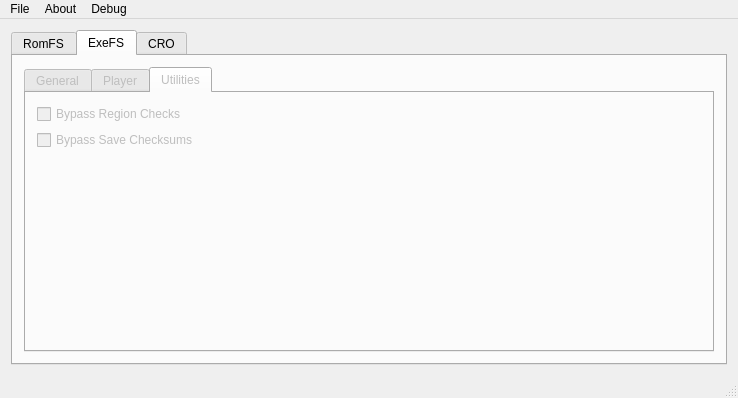
<?xml version="1.0" encoding="UTF-8"?>
<ui version="4.0">
 <class>MainWindow</class>
 <widget class="QMainWindow" name="MainWindow">
  <property name="geometry">
   <rect>
    <x>0</x>
    <y>0</y>
    <width>653</width>
    <height>398</height>
   </rect>
  </property>
  <property name="windowTitle">
   <string>ACNL REditor</string>
  </property>
  <widget class="QWidget" name="centralWidget">
   <layout class="QGridLayout" name="gridLayout_4">
    <item row="0" column="0">
     <widget class="QTabWidget" name="tabWidget">
      <property name="enabled">
       <bool>true</bool>
      </property>
      <property name="mouseTracking">
       <bool>false</bool>
      </property>
      <property name="toolTip">
       <string/>
      </property>
      <property name="currentIndex">
       <number>1</number>
      </property>
      <widget class="QWidget" name="tab_romfs">
       <property name="enabled">
        <bool>false</bool>
       </property>
       <attribute name="title">
        <string>RomFS</string>
       </attribute>
       <layout class="QGridLayout" name="gridLayout">
        <item row="0" column="0">
         <widget class="QPushButton" name="BTN_RandomItemPrice">
          <property name="text">
           <string>Item Price Randomiser</string>
          </property>
         </widget>
        </item>
        <item row="1" column="0">
         <spacer name="verticalSpacer">
          <property name="orientation">
           <enum>Qt::Vertical</enum>
          </property>
          <property name="sizeHint" stdset="0">
           <size>
            <width>20</width>
            <height>40</height>
           </size>
          </property>
         </spacer>
        </item>
        <item row="0" column="1">
         <spacer name="horizontalSpacer">
          <property name="orientation">
           <enum>Qt::Horizontal</enum>
          </property>
          <property name="sizeHint" stdset="0">
           <size>
            <width>40</width>
            <height>20</height>
           </size>
          </property>
         </spacer>
        </item>
       </layout>
      </widget>
      <widget class="QWidget" name="tab_exefs">
       <property name="enabled">
        <bool>false</bool>
       </property>
       <attribute name="title">
        <string>ExeFS</string>
       </attribute>
       <layout class="QGridLayout" name="gridLayout_5">
        <item row="0" column="0">
         <widget class="QTabWidget" name="tabWidget_exefs">
          <property name="currentIndex">
           <number>2</number>
          </property>
          <widget class="QWidget" name="tab_exefs_general">
           <attribute name="title">
            <string>General</string>
           </attribute>
           <layout class="QGridLayout" name="gridLayout_3">
            <item row="1" column="0">
             <widget class="QCheckBox" name="CB_ReeseBuy">
              <property name="toolTip">
               <string>&lt;html&gt;&lt;head/&gt;&lt;body&gt;&lt;p&gt;Reese originally buys items for ¼ of the price they'll be sold at. With this enabled, Reese will buy items for their sell price.&lt;/p&gt;&lt;/body&gt;&lt;/html&gt;</string>
              </property>
              <property name="text">
               <string>Reese Buys Items For Their Sell Price</string>
              </property>
             </widget>
            </item>
            <item row="4" column="0">
             <widget class="QCheckBox" name="CB_LeilaBuy">
              <property name="toolTip">
               <string>&lt;html&gt;&lt;head/&gt;&lt;body&gt;&lt;p&gt;On the island, Leila originally buys items for 1/80 of the price they'll be sold at. With this code enabled, Leila will buy items for their sell price.&lt;/p&gt;&lt;/body&gt;&lt;/html&gt;</string>
              </property>
              <property name="text">
               <string>Leila Buys Items For Their Sell Price</string>
              </property>
             </widget>
            </item>
            <item row="0" column="0">
             <widget class="QCheckBox" name="CB_Resetti">
              <property name="toolTip">
               <string>&lt;html&gt;&lt;head/&gt;&lt;body&gt;&lt;p&gt;This will disable Resetti from nagging you about resetting. This allows you to have the reset centre, but never encounter Resetti's annoying rants ever again! :P&lt;/p&gt;&lt;/body&gt;&lt;/html&gt;</string>
              </property>
              <property name="text">
               <string>Disable Resetti</string>
              </property>
             </widget>
            </item>
            <item row="2" column="0">
             <widget class="QCheckBox" name="CB_NooklingBuy">
              <property name="toolTip">
               <string>&lt;html&gt;&lt;head/&gt;&lt;body&gt;&lt;p&gt;The Nooklings originally buys items for ⅕ of the price they'll be sold at. With this enabled, the Nooklings will buy items for their sell price.&lt;/p&gt;&lt;/body&gt;&lt;/html&gt;</string>
              </property>
              <property name="text">
               <string>Nooklings Buy Items For Their Sell Price</string>
              </property>
             </widget>
            </item>
            <item row="9" column="0">
             <spacer name="verticalSpacer_4">
              <property name="orientation">
               <enum>Qt::Vertical</enum>
              </property>
              <property name="sizeHint" stdset="0">
               <size>
                <width>20</width>
                <height>40</height>
               </size>
              </property>
             </spacer>
            </item>
            <item row="19" column="0">
             <widget class="QPushButton" name="BTN_ShopTimes">
              <property name="toolTip">
               <string>&lt;html&gt;&lt;head/&gt;&lt;body&gt;&lt;p&gt;This allows you to customise the opening hours of shops to your liking :)&lt;/p&gt;&lt;/body&gt;&lt;/html&gt;</string>
              </property>
              <property name="text">
               <string>Change Shops Opening Hours</string>
              </property>
             </widget>
            </item>
            <item row="0" column="1">
             <widget class="QLabel" name="label_WeatherTxt">
              <property name="toolTip">
               <string>&lt;html&gt;&lt;head/&gt;&lt;body&gt;&lt;p&gt;This allows you to force a specific weather at all times.&lt;/p&gt;&lt;/body&gt;&lt;/html&gt;</string>
              </property>
              <property name="text">
               <string>Weather Modifier:</string>
              </property>
              <property name="alignment">
               <set>Qt::AlignRight|Qt::AlignTrailing|Qt::AlignVCenter</set>
              </property>
             </widget>
            </item>
            <item row="9" column="2">
             <spacer name="verticalSpacer_5">
              <property name="orientation">
               <enum>Qt::Vertical</enum>
              </property>
              <property name="sizeHint" stdset="0">
               <size>
                <width>20</width>
                <height>40</height>
               </size>
              </property>
             </spacer>
            </item>
            <item row="9" column="1">
             <spacer name="verticalSpacer_3">
              <property name="orientation">
               <enum>Qt::Vertical</enum>
              </property>
              <property name="sizeHint" stdset="0">
               <size>
                <width>20</width>
                <height>40</height>
               </size>
              </property>
             </spacer>
            </item>
            <item row="5" column="0">
             <widget class="QCheckBox" name="CB_NativeFruitSellPrice">
              <property name="toolTip">
               <string>&lt;html&gt;&lt;head/&gt;&lt;body&gt;&lt;p&gt;Enabling this makes shops pay the same price for native fruit as they do for foreign fruit.&lt;/p&gt;&lt;p&gt;E.g. If oranges was your native fruit, 1 orange will now sell for 500 bells instead of 100 bells.&lt;/p&gt;&lt;/body&gt;&lt;/html&gt;</string>
              </property>
              <property name="text">
               <string>Shops Buy Native Fruit For Same Price As Foreign Fruit</string>
              </property>
             </widget>
            </item>
            <item row="6" column="0">
             <widget class="QCheckBox" name="CB_Confetti">
              <property name="toolTip">
               <string>&lt;html&gt;&lt;head/&gt;&lt;body&gt;&lt;p&gt;This code will force Confetti in your town's sky all year round. Usually, it only appears during Pavé's Festivale.&lt;/p&gt;&lt;/body&gt;&lt;/html&gt;</string>
              </property>
              <property name="text">
               <string>Always Have Confetti In Sky</string>
              </property>
             </widget>
            </item>
            <item row="7" column="0">
             <widget class="QCheckBox" name="CB_CherryB">
              <property name="toolTip">
               <string>&lt;html&gt;&lt;head/&gt;&lt;body&gt;&lt;p&gt;This code will force Cherry Blossoms in your town's sky all year round. Usually, they only appears for a few days during April.&lt;/p&gt;&lt;/body&gt;&lt;/html&gt;</string>
              </property>
              <property name="text">
               <string>Always Have Cherry Blossoms in Sky</string>
              </property>
             </widget>
            </item>
            <item row="0" column="2">
             <widget class="QComboBox" name="CMB_Weather">
              <property name="sizePolicy">
               <sizepolicy hsizetype="Preferred" vsizetype="Fixed">
                <horstretch>0</horstretch>
                <verstretch>0</verstretch>
               </sizepolicy>
              </property>
              <property name="currentIndex">
               <number>7</number>
              </property>
              <property name="maxCount">
               <number>10</number>
              </property>
              <item>
               <property name="text">
                <string>Always Clear</string>
               </property>
              </item>
              <item>
               <property name="text">
                <string>Always Cloudy</string>
               </property>
              </item>
              <item>
               <property name="text">
                <string>Always Dark Sky</string>
               </property>
              </item>
              <item>
               <property name="text">
                <string>Always Light Rain</string>
               </property>
              </item>
              <item>
               <property name="text">
                <string>Always Heavy Rain with T&amp;L</string>
               </property>
              </item>
              <item>
               <property name="text">
                <string>Always Light Snow</string>
               </property>
              </item>
              <item>
               <property name="text">
                <string>Always Heavy Snow with Fog</string>
               </property>
              </item>
              <item>
               <property name="text">
                <string>No Changes</string>
               </property>
              </item>
             </widget>
            </item>
            <item row="2" column="1">
             <spacer name="horizontalSpacer_4">
              <property name="orientation">
               <enum>Qt::Horizontal</enum>
              </property>
              <property name="sizeHint" stdset="0">
               <size>
                <width>40</width>
                <height>20</height>
               </size>
              </property>
             </spacer>
            </item>
            <item row="6" column="2">
             <widget class="QComboBox" name="CMB_Confetti">
              <property name="sizePolicy">
               <sizepolicy hsizetype="Preferred" vsizetype="Fixed">
                <horstretch>0</horstretch>
                <verstretch>0</verstretch>
               </sizepolicy>
              </property>
              <property name="currentIndex">
               <number>2</number>
              </property>
              <property name="maxCount">
               <number>7</number>
              </property>
              <item>
               <property name="text">
                <string>Tiny</string>
               </property>
              </item>
              <item>
               <property name="text">
                <string>Small</string>
               </property>
              </item>
              <item>
               <property name="text">
                <string>Normal</string>
               </property>
              </item>
              <item>
               <property name="text">
                <string>Big</string>
               </property>
              </item>
              <item>
               <property name="text">
                <string>Large</string>
               </property>
              </item>
             </widget>
            </item>
            <item row="7" column="2">
             <widget class="QComboBox" name="CMB_CherryB">
              <property name="sizePolicy">
               <sizepolicy hsizetype="Preferred" vsizetype="Fixed">
                <horstretch>0</horstretch>
                <verstretch>0</verstretch>
               </sizepolicy>
              </property>
              <property name="currentIndex">
               <number>2</number>
              </property>
              <property name="maxCount">
               <number>5</number>
              </property>
              <item>
               <property name="text">
                <string>Tiny</string>
               </property>
              </item>
              <item>
               <property name="text">
                <string>Small</string>
               </property>
              </item>
              <item>
               <property name="text">
                <string>Normal</string>
               </property>
              </item>
              <item>
               <property name="text">
                <string>Big</string>
               </property>
              </item>
              <item>
               <property name="text">
                <string>Large</string>
               </property>
              </item>
             </widget>
            </item>
            <item row="6" column="1">
             <widget class="QLabel" name="label_Confetti">
              <property name="toolTip">
               <string>&lt;html&gt;&lt;head/&gt;&lt;body&gt;&lt;p&gt;This changes how much Confetti will be in the sky at once.&lt;/p&gt;&lt;/body&gt;&lt;/html&gt;</string>
              </property>
              <property name="text">
               <string>Confetti Amount:</string>
              </property>
              <property name="alignment">
               <set>Qt::AlignRight|Qt::AlignTrailing|Qt::AlignVCenter</set>
              </property>
             </widget>
            </item>
            <item row="7" column="1">
             <widget class="QLabel" name="label_CherryB">
              <property name="toolTip">
               <string>&lt;html&gt;&lt;head/&gt;&lt;body&gt;&lt;p&gt;This changes how much Cherry Blossoms will be in the sky at once.&lt;/p&gt;&lt;/body&gt;&lt;/html&gt;</string>
              </property>
              <property name="text">
               <string>Cherry Blossoms Amount:</string>
              </property>
              <property name="alignment">
               <set>Qt::AlignRight|Qt::AlignTrailing|Qt::AlignVCenter</set>
              </property>
             </widget>
            </item>
           </layout>
          </widget>
          <widget class="QWidget" name="tab_exefs_plyr">
           <attribute name="title">
            <string>Player</string>
           </attribute>
           <layout class="QGridLayout" name="gridLayout_7">
            <item row="3" column="2">
             <spacer name="verticalSpacer_8">
              <property name="orientation">
               <enum>Qt::Vertical</enum>
              </property>
              <property name="sizeHint" stdset="0">
               <size>
                <width>20</width>
                <height>40</height>
               </size>
              </property>
             </spacer>
            </item>
            <item row="1" column="0">
             <widget class="QCheckBox" name="CB_Mosquito">
              <property name="toolTip">
               <string>&lt;html&gt;&lt;head/&gt;&lt;body&gt;&lt;p&gt;This code stops mosquitos from biting you. They will attempt to bite you, but just disappear after a few failed attempts.&lt;br/&gt;Credit to Levi for this code :)&lt;/p&gt;&lt;/body&gt;&lt;/html&gt;</string>
              </property>
              <property name="text">
               <string>Mosquitos Never Bite</string>
              </property>
             </widget>
            </item>
            <item row="0" column="0">
             <widget class="QCheckBox" name="CB_EditPatterns">
              <property name="toolTip">
               <string>&lt;html&gt;&lt;head/&gt;&lt;body&gt;&lt;p&gt;Enabling this code allows all players to edit any pattern. This includes patterns scanned from QR Codes.&lt;/p&gt;&lt;/body&gt;&lt;/html&gt;</string>
              </property>
              <property name="toolTipDuration">
               <number>-1</number>
              </property>
              <property name="autoFillBackground">
               <bool>false</bool>
              </property>
              <property name="text">
               <string>Edit Any Pattern                                                             </string>
              </property>
             </widget>
            </item>
            <item row="1" column="2">
             <widget class="QLabel" name="label_PlyrSpeed">
              <property name="text">
               <string>Init_SpeedText</string>
              </property>
              <property name="alignment">
               <set>Qt::AlignRight|Qt::AlignTrailing|Qt::AlignVCenter</set>
              </property>
             </widget>
            </item>
            <item row="0" column="2">
             <widget class="QLabel" name="label_PlyrSpeedTxt">
              <property name="text">
               <string>Player's Speed:</string>
              </property>
              <property name="alignment">
               <set>Qt::AlignRight|Qt::AlignTrailing|Qt::AlignVCenter</set>
              </property>
             </widget>
            </item>
            <item row="3" column="3">
             <spacer name="verticalSpacer_6">
              <property name="orientation">
               <enum>Qt::Vertical</enum>
              </property>
              <property name="sizeHint" stdset="0">
               <size>
                <width>20</width>
                <height>40</height>
               </size>
              </property>
             </spacer>
            </item>
            <item row="3" column="0">
             <spacer name="verticalSpacer_7">
              <property name="orientation">
               <enum>Qt::Vertical</enum>
              </property>
              <property name="sizeHint" stdset="0">
               <size>
                <width>20</width>
                <height>40</height>
               </size>
              </property>
             </spacer>
            </item>
            <item row="0" column="3" rowspan="3">
             <widget class="QDial" name="dial_PlyrSpeed">
              <property name="sizePolicy">
               <sizepolicy hsizetype="Preferred" vsizetype="Preferred">
                <horstretch>0</horstretch>
                <verstretch>0</verstretch>
               </sizepolicy>
              </property>
              <property name="minimum">
               <number>1</number>
              </property>
              <property name="maximum">
               <number>5</number>
              </property>
              <property name="pageStep">
               <number>1</number>
              </property>
              <property name="value">
               <number>1</number>
              </property>
              <property name="sliderPosition">
               <number>1</number>
              </property>
              <property name="orientation">
               <enum>Qt::Horizontal</enum>
              </property>
              <property name="invertedAppearance">
               <bool>false</bool>
              </property>
              <property name="wrapping">
               <bool>false</bool>
              </property>
              <property name="notchesVisible">
               <bool>true</bool>
              </property>
             </widget>
            </item>
            <item row="2" column="0">
             <widget class="QCheckBox" name="CB_TrampleFlowers">
              <property name="toolTip">
               <string>&lt;html&gt;&lt;head/&gt;&lt;body&gt;&lt;p&gt;This allows you to run through flowers without ever trampling them&lt;/p&gt;&lt;/body&gt;&lt;/html&gt;</string>
              </property>
              <property name="text">
               <string>Flowers Never Trample</string>
              </property>
             </widget>
            </item>
            <item row="2" column="2">
             <spacer name="horizontalSpacer_3">
              <property name="orientation">
               <enum>Qt::Horizontal</enum>
              </property>
              <property name="sizeHint" stdset="0">
               <size>
                <width>40</width>
                <height>20</height>
               </size>
              </property>
             </spacer>
            </item>
           </layout>
          </widget>
          <widget class="QWidget" name="tab_exefs_utils">
           <attribute name="title">
            <string>Utilities</string>
           </attribute>
           <layout class="QGridLayout" name="gridLayout_2">
            <item row="0" column="0">
             <widget class="QCheckBox" name="CB_RegionPass">
              <property name="toolTip">
               <string>&lt;html&gt;&lt;head/&gt;&lt;body&gt;&lt;p&gt;Enabling this code makes the game skip region checks. This allows the game to load saves from games of all other regions. Without this patch, a EUR save may not work on a USA game, a JPN save may not work on a EUR game, etc.&lt;/p&gt;&lt;/body&gt;&lt;/html&gt;</string>
              </property>
              <property name="toolTipDuration">
               <number>-1</number>
              </property>
              <property name="text">
               <string>Bypass Region Checks</string>
              </property>
             </widget>
            </item>
            <item row="2" column="0">
             <spacer name="verticalSpacer_2">
              <property name="orientation">
               <enum>Qt::Vertical</enum>
              </property>
              <property name="sizeHint" stdset="0">
               <size>
                <width>20</width>
                <height>40</height>
               </size>
              </property>
             </spacer>
            </item>
            <item row="0" column="1">
             <spacer name="horizontalSpacer_2">
              <property name="orientation">
               <enum>Qt::Horizontal</enum>
              </property>
              <property name="sizeHint" stdset="0">
               <size>
                <width>40</width>
                <height>20</height>
               </size>
              </property>
             </spacer>
            </item>
            <item row="1" column="0">
             <widget class="QCheckBox" name="CB_ChecksumPass">
              <property name="toolTip">
               <string>&lt;html&gt;&lt;head/&gt;&lt;body&gt;&lt;p&gt;Enabling this code makes the game skip garden_plus.dat checksum checks.&lt;/p&gt;&lt;p&gt;This allows the game to load most saves that it would otherwise consider corrupt.&lt;/p&gt;&lt;/body&gt;&lt;/html&gt;</string>
              </property>
              <property name="text">
               <string>Bypass Save Checksums</string>
              </property>
             </widget>
            </item>
           </layout>
          </widget>
         </widget>
        </item>
       </layout>
      </widget>
      <widget class="QWidget" name="tab_cro">
       <property name="enabled">
        <bool>false</bool>
       </property>
       <attribute name="title">
        <string>CRO</string>
       </attribute>
       <layout class="QGridLayout" name="gridLayout_6"/>
      </widget>
     </widget>
    </item>
   </layout>
  </widget>
  <widget class="QMenuBar" name="menuBar">
   <property name="geometry">
    <rect>
     <x>0</x>
     <y>0</y>
     <width>653</width>
     <height>21</height>
    </rect>
   </property>
   <property name="sizePolicy">
    <sizepolicy hsizetype="Preferred" vsizetype="Preferred">
     <horstretch>0</horstretch>
     <verstretch>0</verstretch>
    </sizepolicy>
   </property>
   <property name="acceptDrops">
    <bool>false</bool>
   </property>
   <widget class="QMenu" name="menuFile">
    <property name="acceptDrops">
     <bool>false</bool>
    </property>
    <property name="title">
     <string>File</string>
    </property>
    <addaction name="FileOpen"/>
    <addaction name="FileSave"/>
    <addaction name="FileClose"/>
   </widget>
   <widget class="QMenu" name="menuAbout">
    <property name="acceptDrops">
     <bool>false</bool>
    </property>
    <property name="title">
     <string>About</string>
    </property>
   </widget>
   <widget class="QMenu" name="menuDebug">
    <property name="title">
     <string>Debug</string>
    </property>
    <addaction name="actionEnableAll"/>
    <addaction name="actionListItemPrices"/>
    <addaction name="actionSetup_OutDir"/>
   </widget>
   <addaction name="menuFile"/>
   <addaction name="menuAbout"/>
   <addaction name="menuDebug"/>
  </widget>
  <widget class="QStatusBar" name="statusBar"/>
  <action name="FileOpen">
   <property name="text">
    <string>Open</string>
   </property>
  </action>
  <action name="FileSave">
   <property name="enabled">
    <bool>false</bool>
   </property>
   <property name="text">
    <string>Save</string>
   </property>
  </action>
  <action name="FileClose">
   <property name="enabled">
    <bool>false</bool>
   </property>
   <property name="text">
    <string>Close</string>
   </property>
  </action>
  <action name="actionEnableAll">
   <property name="text">
    <string>Enable All</string>
   </property>
  </action>
  <action name="actionListItemPrices">
   <property name="text">
    <string>List Item Prices</string>
   </property>
  </action>
  <action name="actionSetup_OutDir">
   <property name="text">
    <string>Setup OutDir</string>
   </property>
  </action>
 </widget>
 <layoutdefault spacing="6" margin="11"/>
 <resources/>
 <connections/>
 <slots>
  <signal>on_FileClose_triggered()</signal>
 </slots>
</ui>
